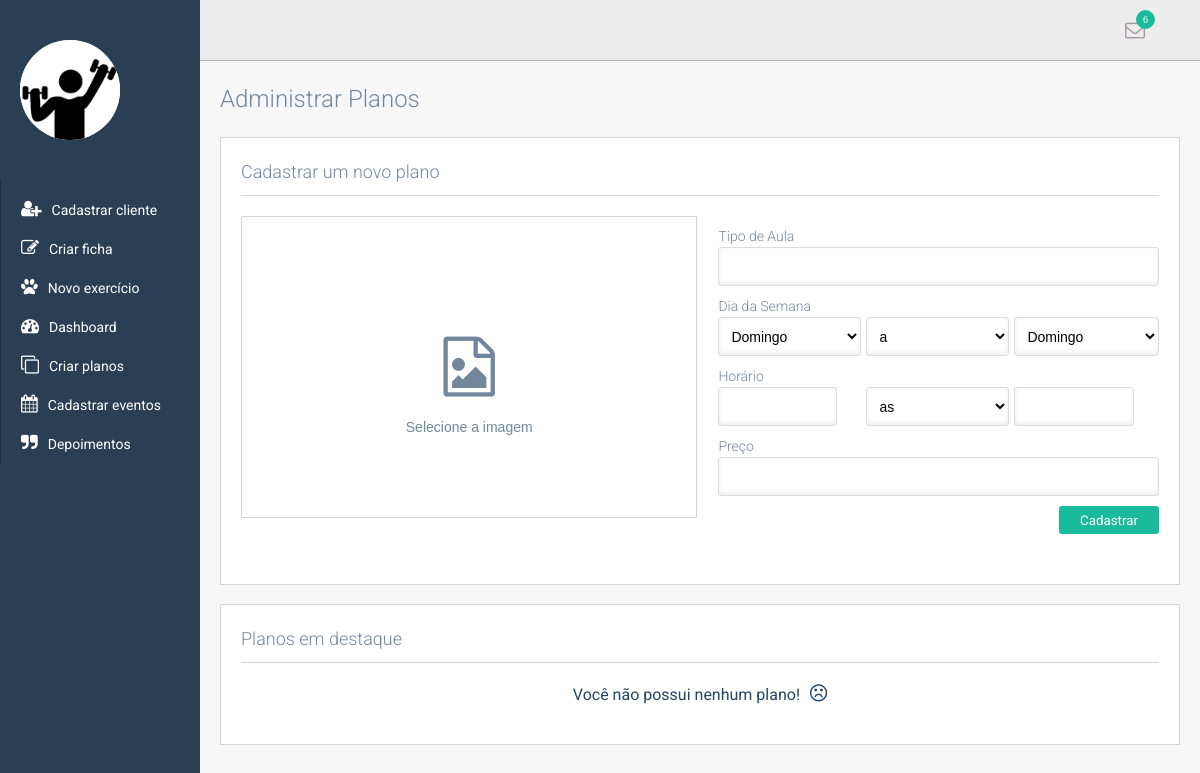
Before: /plano.php with the older database file.
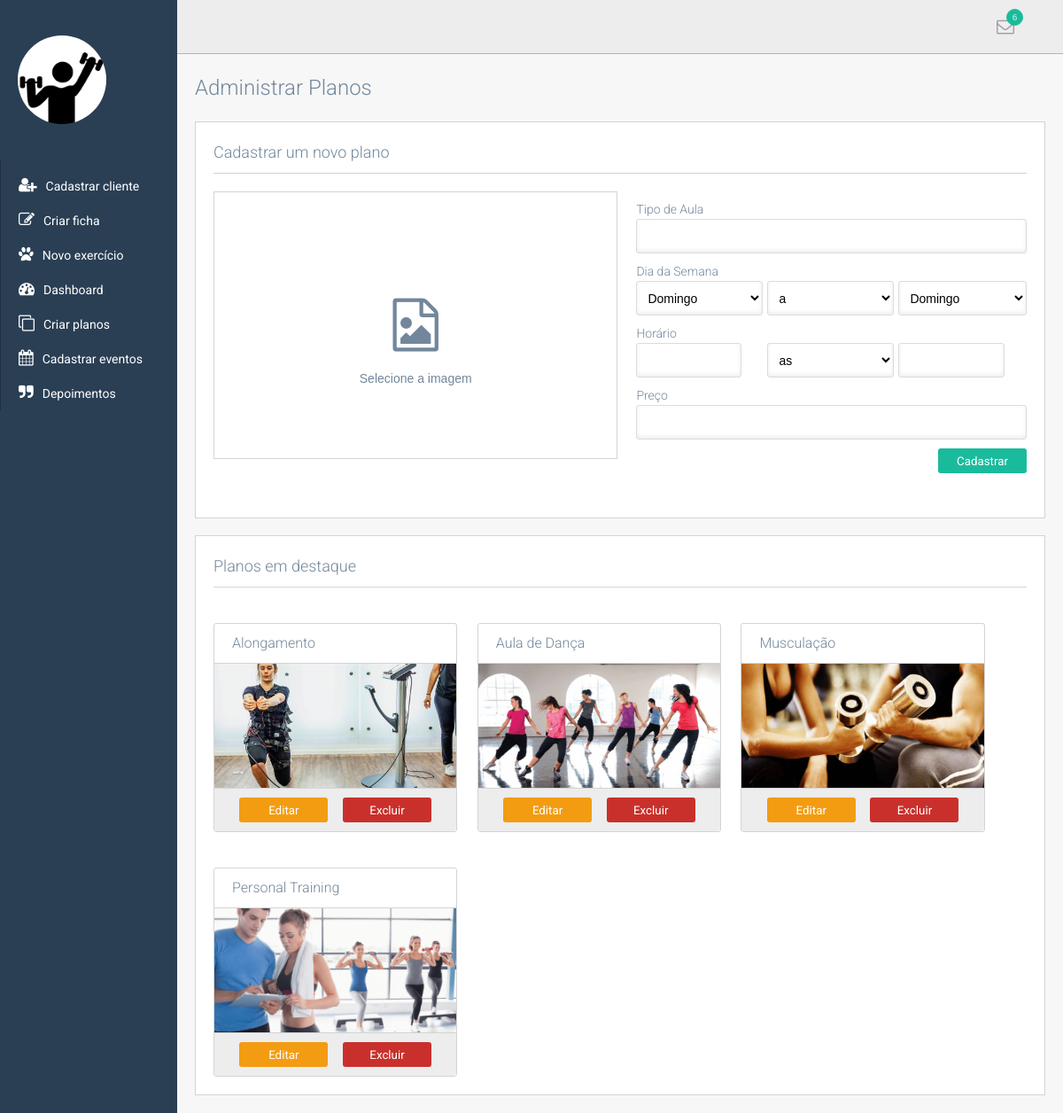
After: the same page with the newer database file.
### tables this page shows
CREATE TABLE `planos` (
  `id` int(11) NOT NULL,
  `img_plano` text NOT NULL,
  `tipo_plano` varchar(70) NOT NULL,
  `semana` varchar(70) NOT NULL,
  `horario` varchar(30) NOT NULL,
  `preco` decimal(10,2) NOT NULL,
  `acao` varchar(10) NOT NULL
);

### php/controle_sistema.php (called while the page is built, shortened)
<?php
    function listarPlanos(){
        $conexao = conexao();
        $sql = "SELECT * FROM planos WHERE acao = 'ativo' ORDER BY tipo_plano ASC";
        $resultado = $conexao->query($sql);
        if($resultado)
            return $resultado;
        else
            return "Nenhum plano cadastrado...";
    }
?>

### plano.php (the view, shortened to what this page needs)
<?php
    include('php/menu_sistema.php');
    $listar_planos = listarPlanos();
?>
                    <h1 class="titulo_formulario">Administrar Planos</h1>
                    <div class="envelope_formulario">
                        <h2 class="titulo_sub_formulario">Cadastrar um novo plano</h2>
                        <form method="POST" action="php/controle_sistema.php?f=cadastrarPlano" id="formulario" enctype="multipart/form-data">
                            <div class="linha">
                                <div class="esquerda_update">
                                    <img src="imagens/mini_img_anuncio.jpg" alt= "mini_img_plano" class="mini_foto_anuncio" id="mini_foto_anuncio" name="mini_foto_anuncio" />
                                    <input type="file" class="update_arquivo" id="anexar_arquivo"  name="anexar_arquivo" onchange="visualizar_img(this,'mini_foto_anuncio');" />
                                </div>
                                <div class="direita_update">
                                    <div class="conter_campos_formulario">
                                        <label class="label_sistema" for="nome_aula">Tipo de Aula</label>
                                        <div class="linha">
                                            <input type="text" class="campo_sistema" id="nome_aula" name="nome_aula" maxlength="25" value="<?php echo $_SESSION['nome_aula']; ?>" />
                                        </div>
                                        <label class="label_sistema">Dia da Semana</label>
                                        <div class="campos_tres">
                                            <div class="divisao_campo">
                                                <select class="campo_sistema" name="inicio_dia_semana">
                                                    <option value="Domingo" <?php echo $_SESSION['inicio_dia_semana'] == 'Domingo'?'selected':'';?>>Domingo</option>
                                                </select>
                                            </div>
                                            <div class="divisao_campo">
                                                <select class="campo_sistema" name="ligacao_dia_semana">
                                                    <option value="a" <?php echo $_SESSION['ligacao_dia_semana'] == 'a'?'selected':'';?>>a</option>
                                                </select>
                                            </div>
                                            <div class="divisao_campo">
                                                <select class="campo_sistema" name="termino_dia_semana">
                                                    <option value="Domingo" <?php echo $_SESSION['termino_dia_semana'] == 'Domingo'?'selected':'';?>>Domingo</option>
                                                </select>
                                            </div>
                                        </div>
                                        <label class="label_sistema">Horário</label>
                                        <div class="campos_tres">
                                            <div class="divisao_campo">
                                                <input type="text" class="campo_sistema" id="horario_inicio" name="horario_inicio" maxlength="5" value="<?php echo $_SESSION['horario_inicio']; ?>" onkeyup="mascaraHora(this.value, this.id); return somenteNumero(event);" />
                                            </div>
                                            <div class="divisao_campo">
                                                <select class="campo_sistema" name="horario_ligacao">
                                                    <option value="as" <?php echo $_SESSION['horario_ligacao'] == 'as'?'selected':'';?>>as</option>
                                                </select>
                                            </div>
                                            <div class="divisao_campo">
                                                <input type="text" class="campo_sistema" id="horario_termino" name="horario_termino" maxlength="5" value="<?php echo $_SESSION['horario_termino']; ?>" onkeyup="mascaraHora(this.value, this.id); return somenteNumero(event);" />
                                            </div>
                                        </div>
                                        <label class="label_sistema" for="preco">Preço</label>
                                        <div class="linha">
                                            <input type="text" class="campo_sistema" id="preco" name="preco" maxlength="10" value="<?php echo $_SESSION['preco']; ?>" onkeyup="mascaraDinheiro(this.value, this.id);" onkeyup="return somenteNumero(event);" />
                                        </div>
                                        <div class="linha">
                                            <button type="button" class="botao botao_azul" name="cadastrar" onclick="verificarCadastroPlano();">Cadastrar</button>
                                        </div>
                                    </div>
                                </div>
                            </div>
                        </form>
                    </div>
                    <br>
                    <div class="envelope_formulario">
                        <h2 class="titulo_sub_formulario">Planos em destaque</h2>
                        <?php
                        if($listar_planos->num_rows)
                        {   ?>
                            <div class="linha_card">
                                <?php
                                while($obj = $listar_planos->fetch_array(MYSQLI_NUM)){ ?>
                                    <div class="box_contato">
                                        <form method="POST" action="php/controle_sistema.php?f=configPlano">
                                            <h1><?php echo $obj[2]; ?></h1>
                                            <div class="box_img_anuncio">
                                                <img class="centralizar_img" src="img_planos/<?php echo $obj[1]; ?>" />
                                            </div>
                                            <div class="linha base_box_anuncio">
                                                <button type="submit" class="botao editar_botao botao_amarelo" name="editar" value="<?php echo $obj[0]; ?>">Editar</button>
                                                <button type="button" class="botao excluir_botao botao_vermelho" name="excluir" value="planos_<?php echo $obj[0]; ?>">Excluir</button>
                                            </div>
                                        </form>
                                    </div>
                                <?php
                                }
                                ?>
                            </div>
                            <?php
                        }
                        else{ ?>
                            <span class="titulo_nao_existe">Você não possui nenhum plano!<i class="fa fa-frown-o" aria-hidden="true"></i></span>
                        <?php
                        }
                        ?>
                    </div>
                </div>
            </section>
        </div>
    </body>
</html>

### php/menu_sistema.php (shortened to what this page needs)
<?php
include('php/controle_sistema.php');
?>
<!DOCTYPE html>
    <html>
    <head>
        <link rel="stylesheet" type="text/css" media="screen" href="lib/css/estilo.css" />
        <link rel="stylesheet" type="text/css" media="screen" href="lib/css/estilo_mobile.css" />
        <link rel="stylesheet" href="font-awesome/css/font-awesome.min.css">
        <link rel="stylesheet" href="lib/js/jqueryui/jquery-ui.css">
    </head>
    <body>
        <div class="envelope_body">
            <header>
                <div class="menu_sistema">
                    <div class="img_usuario_sistema">
                        <img src="imagens/perfil.png" alt="usuario_sistema" />
                    </div>
                    <div class="linha">
                        <span class="nome_usuario"><?php echo $_SESSION['horario_login']; ?><small><?php echo $_SESSION['primeiro_nome']; ?></small></span>
                    </div>
                    <nav id="menu_sistema">
                        <ul>
                            <li><i class="fa fa-user-plus" aria-hidden="true"><a href="cadastrarAluno.php">Cadastrar cliente</a></i></li>
                            <li><i class="fa fa-pencil-square-o" aria-hidden="true"><a href="criarFicha.php">Criar ficha</a></i></li>
                            <li><i class="fa fa-paw" aria-hidden="true"><a href="novoExercicio.php">Novo exercício</a></i></li>
                            <li><i class="fa fa-tachometer" aria-hidden="true"><a href="quiosque.php">Dashboard</a></i></li>
                            <li><i class="fa fa-clone" aria-hidden="true"><a href="plano.php">Criar planos</a></i></li>
                            <li><i class="fa fa-calendar" aria-hidden="true"><a href="evento.php">Cadastrar eventos</a></i></li>
                            <li><i class="fa fa-quote-right" aria-hidden="true"><a href="depoimento.php">Depoimentos</a></i></li>
                        </ul>
                    </nav>
                </div>
            </header>
            <section>
                <div class="barra_info">
                    <div class="notificacao_usuario">
                        <i class="fa fa-envelope-o" aria-hidden="true"><span>6</span></i>
                    </div>
                </div>
                <div class="envelope">

Changed rows visible on the page:
added planos: tipo_plano "Alongamento", img_plano (picture), $obj[0] 6 (drawn)
added planos: tipo_plano "Aula de Dança", img_plano (picture), $obj[0] 8 (drawn)
added planos: tipo_plano "Musculação", img_plano (picture), $obj[0] 5 (drawn)
added planos: tipo_plano "Personal Training", img_plano (picture), $obj[0] 7 (drawn)
Other visible differences:
text no longer shown: "Você não possui nenhum plano!"
